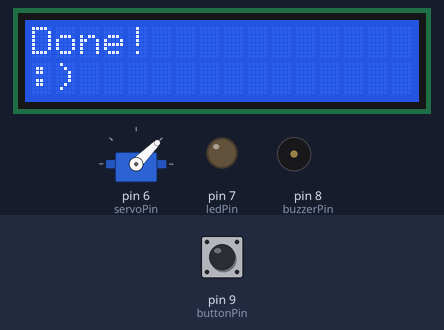
Bench run of a sketch on a simulated Arduino Uno, built with avr-gcc and run on an emulated ATmega328P. Parts: servo, 16×2 character LCD, output pins drawn as LEDs (lit = HIGH), buzzer (waves = sounding, pin HIGH). The test bench sets the inputs (shaded band); at power-on: pin 9 (buttonPin) HIGH. What the sketch prints to the serial monitor is not drawn.

Above: at 9.6 s.
At 15.1 s:
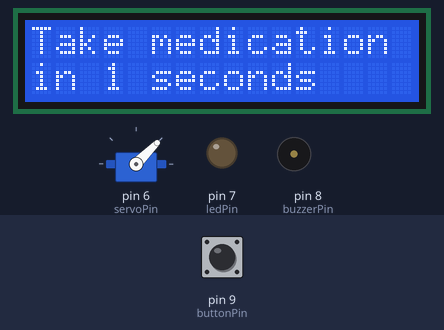
18.3 s: pin 9 (buttonPin) pulled LOW for 3 s
At 20.6 s:
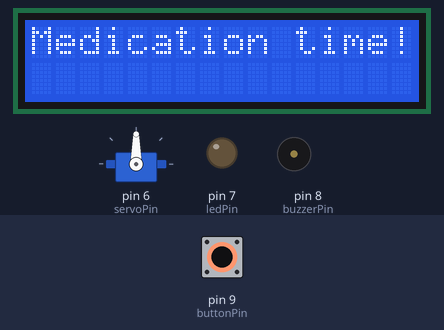
Timing chart, 0 to 41.5 s (numbered marks = the images above; inputs shaded):
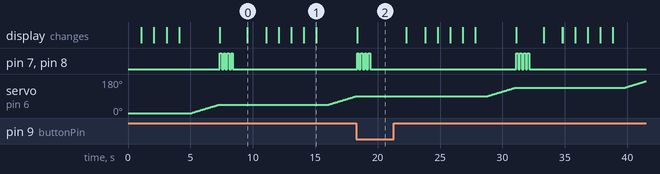

Measured:
- what the display in image 0 shows lasts 1.5 s, from 9.6 s to 11.1 s

The sketch:

pill_dispenser.ino
```cpp
#include <Servo.h>
#include <LiquidCrystal.h>
#include <RTClib.h>

RTC_DS3231 RTC;
Servo servo;

const int servoPin = 6;
const int buttonPin = 9;
const int ledPin = 7;
const int buzzerPin = 8;

int angle = 0;
int angleIncrement = 45;
int newAngle;
int reverseNewAngle;

int buttonState;
int movementDelay = 50;
int debounceDelay = 1000;

const int rs = 12, en = 11, d4 = 5, d5 = 4, d6 = 3, d7 = 2;
LiquidCrystal lcd(rs, en, d4, d5, d6, d7);

void setup(){
  pinMode(buttonPin, INPUT);
  pinMode(ledPin,OUTPUT);
  pinMode(buzzerPin,OUTPUT);
  digitalWrite(ledPin,LOW);  // Turn off LED light
  digitalWrite(buzzerPin,LOW);  // Turn off buzzer
  servo.attach(servoPin);    // Attach servo object to servoPin
  servo.write(angle);
  Serial.begin(9600);        // useful for debugging: initialize serial

  // Initialize the amount of columns and rows in the LCD
  lcd.begin(16, 2);
}

void loop(){
  buttonState = digitalRead(buttonPin);
  Serial.println(angle);
  LCD_countdown();

  newAngle = angle + angleIncrement;
  if (newAngle <= 180) {
    while(angle < newAngle){
      angle = angle + 1;
      servo.write(angle);
      Serial.println(angle);
      delay(movementDelay);     // Add delay to slow movement down
    }

    flashLED(4,150);
  }
  else {
    while (angle > 0) {
      reverseNewAngle = angle - angleIncrement;
      while(angle > reverseNewAngle){
        angle = angle - 1;
        servo.write(angle);
        Serial.println(angle);
        delay(movementDelay);
      }
      LCD_countdown();
      flashLED(4,150);
    }
  }
}

void flashLED(int numFlashes, int flashDelay){
  lcd.clear();
  lcd.setCursor(0, 0);   // Cursor set to column 0, line 0
  lcd.print("Medication time!");

  for (int i = 0; i < numFlashes; i++){
    digitalWrite(ledPin,HIGH);
    digitalWrite(buzzerPin,HIGH);
    delay(flashDelay);
    digitalWrite(ledPin,LOW);
    digitalWrite(buzzerPin,LOW);
    delay(flashDelay);
  }

  // The code will not move on (will be stuck in loop) until the button is pressed.
  while(digitalRead(buttonPin) == LOW){};

  delay(1000);    // Delay 1 second before clearing the screen
  lcd.clear();
  lcd.print("Done!");
  lcd.setCursor(0,1);
  lcd.print(":)");
  delay(1500);    // Delay 1.5 second before clearing the screen
  lcd.clear();
}

void LCD_countdown() {
  int seconds = 5;
  while (seconds > 0) {
     lcd.clear();
    lcd.setCursor(0, 0);       // Set cursor to top left
    lcd.print("Take medication");
    lcd.setCursor(0, 1);
    lcd.print("in ");
    lcd.print(seconds);
    lcd.print(" seconds");
    delay(1000);
    seconds -= 1;
  }
}
```
